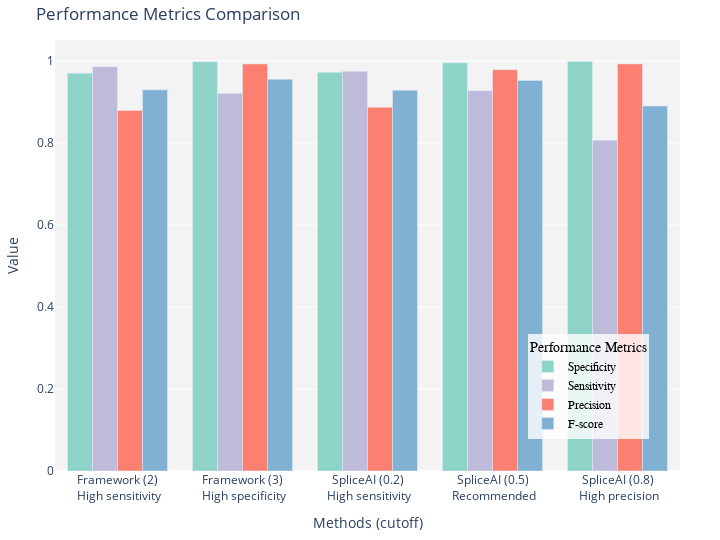

The notebook cell saved with this chart:
### Code cell
colors = ['#8dd3c7', '#ffffb3', '#bebada', '#fb8072', '#80b1d3']

fig = go.Figure()

# Add traces with ggplot2 style with err bars from se data
fig.add_trace(go.Bar(
    x=metrics_summary_df['Category'], y=metrics_summary_df['Specificity'], 
    name='Specificity', marker_color=colors[0]))
fig.add_trace(go.Bar(
    x=metrics_summary_df['Category'], y=metrics_summary_df['Sensitivity'], 
    name='Sensitivity', marker_color=colors[2]))
# fig.add_trace(go.Bar(x=metrics_summary_df['Category'], y=metrics_summary_df['Accuracy'], name='Accuracy', marker_color=colors[2]))
fig.add_trace(go.Bar(
    x=metrics_summary_df['Category'], y=metrics_summary_df['Precision'], 
    name='Precision', marker_color=colors[3]))
fig.add_trace(go.Bar(
    x=metrics_summary_df['Category'], y=metrics_summary_df['F1'], 
    name='F-score', marker_color=colors[4]))

# Add titles and labels with ggplot2 style using bar plot
fig.update_layout(title='Performance Metrics Comparison',
                  xaxis_title='Methods (cutoff)',
                  yaxis_title='Value',
                  legend_title='Performance Metrics',
                  plot_bgcolor='rgba(243, 243, 243, 1)',
                  paper_bgcolor='rgba(243, 243, 243, 0)',
                  legend=dict(y=0.075, x=0.95, xanchor='right', yanchor='bottom', 
                              bgcolor='rgba(255, 255, 255, 0.8)',
                              bordercolor='rgba(0, 0, 0, 0)',
                              font=dict(family="Arial, sans-serif", size=12, color="black")),
                  margin=dict(l=40, r=40, t=40, b=40)
                  )


fig.update_layout(barmode='group')
fig.update_xaxes(categoryorder='total ascending')
size_const: int = 180
fig.update_layout(width=4*size_const, height=3*size_const)

fig.update_xaxes(categoryorder='array', 
                 categoryarray=['FW_3', 'FW_4', 'SPL_0.2', 'SPL_0.5', 'SPL_0.8'])
fig.write_html("performance-metrics.html")

# Show figure
fig.show()

### Figure 1 — Plotly figure (JSON) as saved in the notebook; plotly's stock layout.template omitted (floating-point values rounded to 4 significant figures)
{"data": [{"marker": {"color": "#8dd3c7"}, "name": "Specificity", "type": "bar", "x": ["Framework (2)<br> High sensitivity", "Framework (3)<br> High specificity", "SpliceAI (0.2)<br> High sensitivity", "SpliceAI (0.5)<br> Recommended", "SpliceAI (0.8)<br> High precision"], "y": [0.9704, 0.9986, 0.9728, 0.9956, 0.9988]}, {"marker": {"color": "#bebada"}, "name": "Sensitivity", "type": "bar", "x": ["Framework (2)<br> High sensitivity", "Framework (3)<br> High specificity", "SpliceAI (0.2)<br> High sensitivity", "SpliceAI (0.5)<br> Recommended", "SpliceAI (0.8)<br> High precision"], "y": [0.9863, 0.9211, 0.9749, 0.9278, 0.8071]}, {"marker": {"color": "#fb8072"}, "name": "Precision", "type": "bar", "x": ["Framework (2)<br> High sensitivity", "Framework (3)<br> High specificity", "SpliceAI (0.2)<br> High sensitivity", "SpliceAI (0.5)<br> Recommended", "SpliceAI (0.8)<br> High precision"], "y": [0.8796, 0.9929, 0.8873, 0.979, 0.993]}, {"marker": {"color": "#80b1d3"}, "name": "F-score", "type": "bar", "x": ["Framework (2)<br> High sensitivity", "Framework (3)<br> High specificity", "SpliceAI (0.2)<br> High sensitivity", "SpliceAI (0.5)<br> Recommended", "SpliceAI (0.8)<br> High precision"], "y": [0.9299, 0.9557, 0.929, 0.9527, 0.8904]}], "layout": {"barmode": "group", "height": 540, "legend": {"bgcolor": "rgba(255, 255, 255, 0.8)", "bordercolor": "rgba(0, 0, 0, 0)", "font": {"color": "black", "family": "Arial, sans-serif", "size": 12}, "title": {"text": "Performance Metrics"}, "x": 0.95, "xanchor": "right", "y": 0.075, "yanchor": "bottom"}, "margin": {"b": 40, "l": 40, "r": 40, "t": 40}, "paper_bgcolor": "rgba(243, 243, 243, 0)", "plot_bgcolor": "rgba(243, 243, 243, 1)", "title": {"text": "Performance Metrics Comparison"}, "width": 720, "xaxis": {"categoryarray": ["FW_3", "FW_4", "SPL_0.2", "SPL_0.5", "SPL_0.8"], "categoryorder": "array", "title": {"text": "Methods (cutoff)"}}, "yaxis": {"title": {"text": "Value"}}}}
